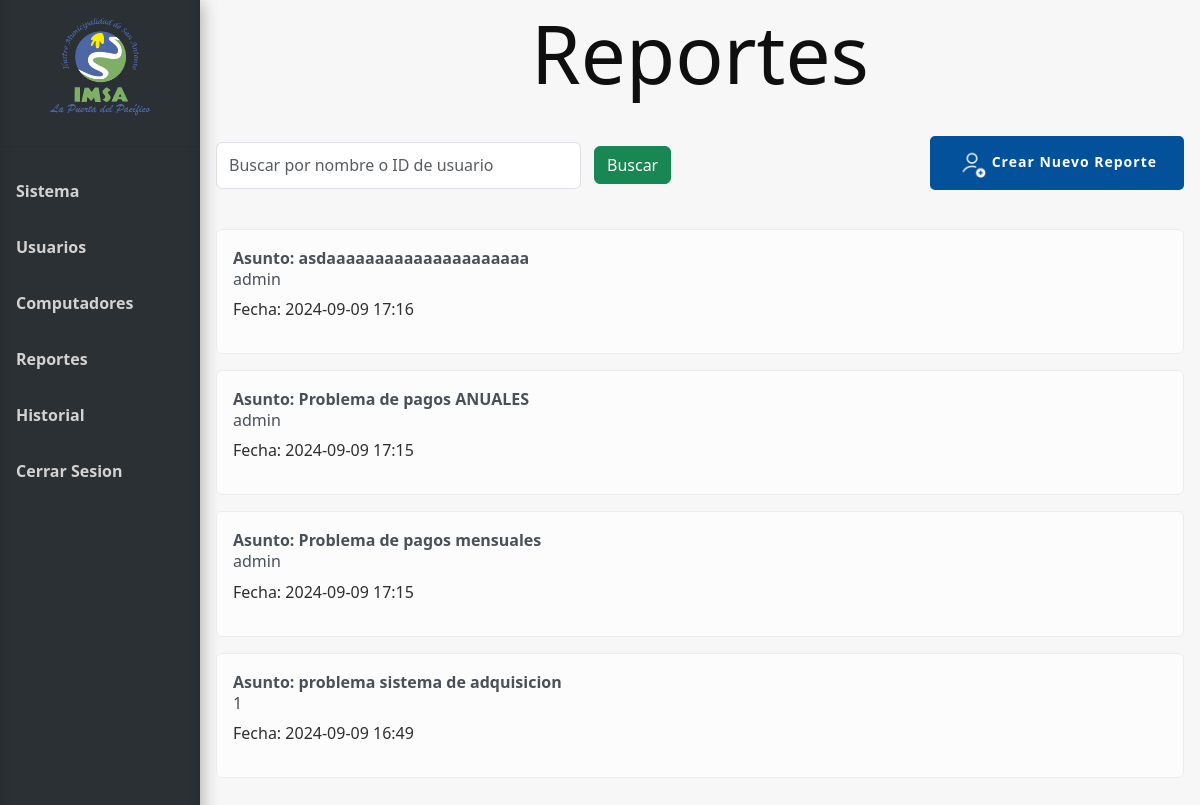
The app's page /reportes (signed in) with its own data.
### tables this page shows
CREATE TABLE Reportes (
    id_reporte INTEGER PRIMARY KEY AUTOINCREMENT,
    usuario_id INTEGER,
    asunto VARCHAR(100) NOT NULL,
    descripcion VARCHAR(300) NOT NULL,
    fecha TIMESTAMP DEFAULT CURRENT_TIMESTAMP,
    archivo VARCHAR,
    FOREIGN KEY (usuario_id) REFERENCES Usuario(Id_usuario)
);

### app.py (the view)
@app.route('/reportes', methods=['GET', 'POST'])
@login_required
def reportes():
    conn = get_db_connection()
    search = request.args.get('search')
    if search:
        query = f"SELECT * FROM Reportes WHERE asunto LIKE ? OR usuario_id LIKE ? ORDER BY fecha DESC"
        reportes = conn.execute(query, ('%' + search + '%', '%' + search + '%')).fetchall()
    else:
        reportes = conn.execute("SELECT * FROM Reportes ORDER BY fecha DESC").fetchall()
    conn.close()
    return render_template('reportes.html', reportes=reportes)

### app.py (called while the page is built)
@login_manager.user_loader
def load_user(user_id):
    return Usuario.get_by_id(user_id)

def get_db_connection():
    conn = sqlite3.connect('database.db')
    conn.row_factory = sqlite3.Row
    return conn

### model.py (called while the page is built)
def get_db_connection():
    conn = sqlite3.connect('database.db')
    conn.row_factory = sqlite3.Row
    return conn

    @staticmethod
    def get_by_id(id_usuario):
        conn = get_db_connection()
        user_data = conn.execute('SELECT * FROM Usuario WHERE Id_usuario = ?', (id_usuario,)).fetchone()
        conn.close()
        if user_data:
            return Usuario(user_data['Id_usuario'], user_data['Nombre_user'], user_data['Email'], user_data['psw'])
        return None

### templates/reportes.html (shortened to what this page needs)
{% extends 'base.html' %}
{% block head %}
<link rel="stylesheet" href="{{ url_for('static', filename='css/style_reportes.css') }}">
{% endblock %}
{% block content %}
<h1 class="block-effect" style="--td:0.3s">
    <div class="block-reveal" style="--bc: #2b3034; --d: 0.5s">Reportes</div>
</h1>
<div class="head">
    <div class="filtros">
        <form method="get" action="{{ url_for('reportes') }}" id="filtro-form">
            <div class="filtro">
                <input class="form-control me-2" type="search" name="search"
                    placeholder="Buscar por nombre o ID de usuario" aria-label="Search"
                    value="{{ request.args.get('search', '') }}">
                <button class="btn btn-success" type="submit">Buscar</button>
            </div>
        </form>
    </div>
    <div class="Botones_Reportes">
        <button class="button_slide slide_left" data-bs-toggle="modal" data-bs-target="#ModalNuevoReporte">
            <img id="agregar" src="{{ url_for('static', filename='img/icon-agregar-usuario.png') }}" alt="icon-agregar"
                width="30px">
            <b>Crear Nuevo Reporte</b>
        </button>
    </div>
</div>
{% if reportes %}
<div class="mt-3">
    {% for reporte in reportes %}
    <div class="alert alert-light d-flex justify-content-between align-items-center" role="alert">
        <div class="listReport">
            <strong> <a href="{{ url_for('ver_reporte', id_reporte=reporte['id_reporte']) }}"  id="verReporte">Asunto: {{ reporte['asunto'] }}</a></strong>
            <h6>{{ reporte['usuario_id'] }}</h6>
            <p>Fecha: {{ reporte['fecha'] }} </p>
        </div>
    </div>
    {% endfor %}
</div>
{% else %}
<div class="alert alert-danger" role="alert">
    No existen reportes.
</div>
{% endif %}
{% endblock %}

### templates/base.html (shortened to what this page needs)
<!doctype html>
<html lang="en">
<head>
  {% block head %} {% endblock %}
  <link rel="stylesheet" href="{{ url_for('static', filename='css/style_base.css') }}">
  <link href="https://cdn.jsdelivr.net/npm/bootstrap@5.3.3/dist/css/bootstrap.min.css" rel="stylesheet"
>
</head>
<body>
  <div class="sidebar" style="display: flex; flex-direction: column;">
    <div class="tituloMenu">
      <img src="{{ url_for('static', filename='img/logo.png') }}" alt="Logo-IMSA" width="100px">
    </div>
    <hr>
    <a href="{{ url_for('index') }}" class="slide_right {% if request.endpoint == 'index' %}active{% endif %}">
      <b>Sistema</b>
    </a>
    <a href="{{ url_for('usuarios') }}" class="slide_right {% if request.endpoint == 'usuarios' %}active{% endif %}">
      <b>Usuarios</b>
    </a>
    <a href="{{ url_for('computadores') }}"
      class="slide_right {% if request.endpoint == 'computadores' %}active{% endif %}">
      <b>Computadores</b>
    </a>
    <a href="{{ url_for('reportes') }}" class="slide_right {% if request.endpoint == '#' %}active{% endif %}">
      <b>Reportes</b>
    </a>
    <a href="{{ url_for('historial') }}" class="slide_right {% if request.endpoint == '#' %}active{% endif %}">
      <b>Historial</b>
    </a>
    <a href="{{ url_for('logout') }}" class="slide_right {% if request.endpoint == '#' %}active{% endif %}">
      <b>Cerrar Sesion</b>
    </a>
  </div>
  <div class="content">
    {% block content %}
    {% endblock %}
  </div>
</body>
</html>

### static/css/style_reportes.css (style rules this page uses)
* { margin: 0; padding: 0; }
.head { display: flex; width: 100%; justify-content: space-between; }
.Botones_Reportes { display: flex; flex-direction: row; align-items: center; }
.alert { width: 100%; height: 100%; }
.listReport { width: 90%; }
#verReporte { color: inherit; text-decoration: none; }

### static/css/style_base.css (style rules this page uses)
body { margin: 0; font-family: "Lato", sans-serif; }
.content { background-color: #f7f7f7; }
*, *::before, *::after { margin: 0; padding: 0; box-sizing: border-box; }
body { font-family: -apple-system, BlinkMacSystemFont, 'Segoe UI', Roboto, Oxygen, Ubuntu, Cantarell, 'Open Sans', 'Helvetica Neue', sans-serif; }
p { color: #2e2e2e; margin-bottom: 20px; }
.block-effect { font-size: calc(8px + 6vw); }
.block-reveal { --t: calc(var(--td) + var(--d)); color: transparent; padding: 4px; position: relative; overflow: hidden; animation: revealBlock 0s var(--t) forwards; }
.block-reveal::after { content: ''; width: 0%; height: 100%; padding-bottom: 4px; position: absolute; top: 0; left: 0; background: var(--bc); animation: revealingIn var(--td) var(--d) forwards, revealingOut var(--td) var(--t) forwards; }
h1 { text-align: center; }
.tituloMenu { display: flex; flex-direction: column; margin-top: 10px; margin-bottom: 10px; align-items: center; height: 11%; }
.sidebar { margin: 0; padding: 0; width: 200px; background-color: #2b3034; position: fixed; height: 100%; overflow: auto; box-shadow: inset 0 -1em 1em rgba(0, 0, 0, 0.1), 0.1em 0.1em 1em rgba(0, 0, 0, 0.3); }
.sidebar a { display: flex; align-items: center; color: #d4d2d0; padding: 16px; text-decoration: none; display: inline-block; cursor: pointer; box-shadow: inset 0 0 0 0 #00213e; -webkit-transition: ease-out 0.4s; -moz-transition: ease-out 0.4s; transition: ease-out 0.4s; }
.button_slide { color: #FFF; border: 2px solid #02519a; background-color: #02519a; border-radius: 5px; padding: 10px 25px 10px 25px; display: inline-block; font-size: 14px; letter-spacing: 1px; cursor: pointer; box-shadow: inset 0 0 0 0 #00213e; -webkit-transition: ease-out 0.4s; -moz-transition: ease-out 0.4s; transition: ease-out 0.4s; }
div.content { margin-left: 200px; padding: 1px 16px; height: 1000px; }
.head { height: 100px; }
.filtros { width: 50%; display: flex; align-items: center; justify-content: space-around; }
.filtro { margin-top: 1%; padding-right: 1%; display: flex; flex-direction: row; width: 100%; }
#filtro-form { width: 100%; }
.filtro > button { margin: 1% 5% 1% 1%; }

### records on screen
Reportes: asunto "asdaaaaaaaaaaaaaaaaaaaaa", usuario_id "admin", fecha "2024-09-09 17:16"
Reportes: asunto "Problema de pagos ANUALES", usuario_id "admin", fecha "2024-09-09 17:15"
Reportes: asunto "Problema de pagos mensuales", usuario_id "admin", fecha "2024-09-09 17:15"
Reportes: asunto "problema sistema de adquisicion", usuario_id "1", fecha "2024-09-09 16:49"
